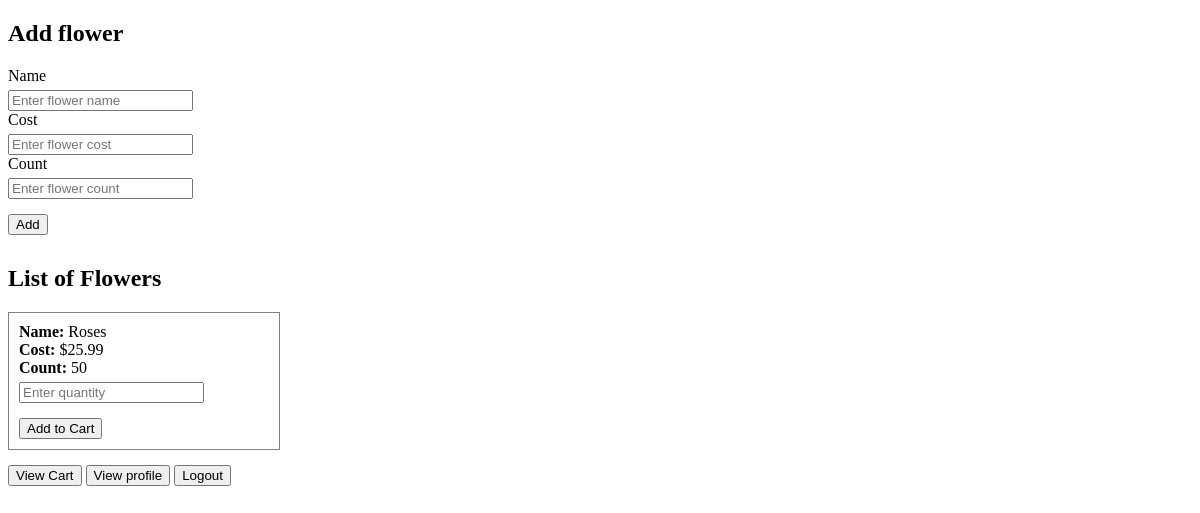
/flowers, run on an earlier commit of the app's database.
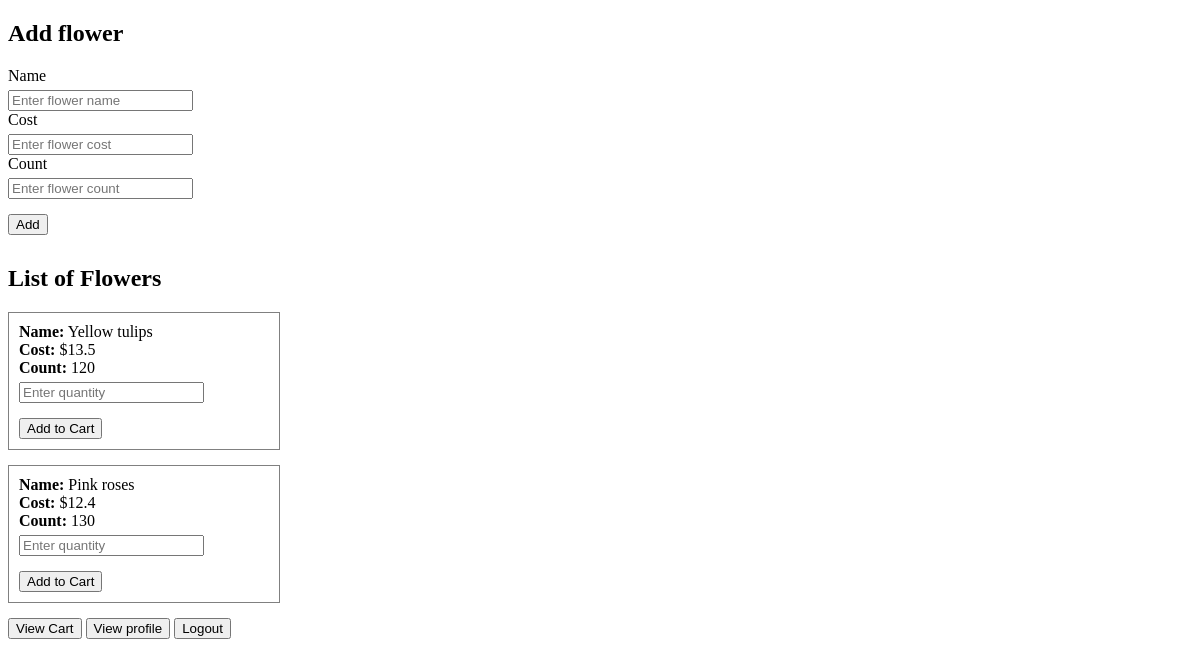
And on a later commit of the database.
### app/database/models.py (models this page shows, shortened)
class Flower(Base):
    __tablename__ = "flowers"
    id = Column(Integer, primary_key=True, autoincrement=True, index=True)
    name = Column(String, nullable=False, index=True)
    cost = Column(Float, nullable=False)
    count = Column(Integer, nullable=False)

### app/main.py (the view)
@app.get("/flowers")
def render_flowers_form(request: Request, db: Session = Depends(get_db)):
    flowers = flowers_repo.get_all_flowers(db)
    return templates.TemplateResponse("flowers.html", {
        "request": request,
        "flowers": flowers
    })

### templates/flowers.html (shortened to what this page needs)
<!DOCTYPE html>
<html lang="en">
<head>
</head>
<body>
    <h2> Add flower </h2>
    <form action="/flowers" method="post">
        <p>Name</p>
        <input type="text" name="name" placeholder="Enter flower name">
        <p>Cost</p>
        <input type="number" name="cost" step="0.01" min="0.01" placeholder="Enter flower cost">
        <p>Count</p>
        <input type="number" name="count" min="1" placeholder="Enter flower count">
        <div>
            <input class="add-flower" type="submit" value="Add">
        </div>
    </form>
    <h2 class="flower-list-header">List of Flowers</h2>
    {% for flower in flowers %}
        <div class="flower-container">
            <div><strong>Name:</strong> {{ flower.name }}</div>
            <div><strong>Cost:</strong> ${{ flower.cost }}</div>
            <div><strong>Count:</strong> {{ flower.count }}</div>
            <form action="/cart/items" method="post" style="display: inline;">
                <input type="number" name="quantity" min="1" placeholder="Enter quantity">
                <button class="add-to-cart" type="submit">Add to Cart</button>
            </form>
        </div>
    {% endfor %}
    <button class="view-cart-button" onclick="window.location.href='/cart/items/'">View Cart</button>
    <button onclick="window.location.href = '/profile'">View profile</button>
    <form action="/logout" method="post" style="display: inline;">
        <button type="submit">Logout</button>
    </form>
</body>
</html>

### templates/flowers.html (style rules this page uses)
p { margin: 0; }
input { margin-top: 5px; }
.add-flower { margin-top: 15px; }
.flower-list-header { margin-top: 30px; }
.flower-container { border: 1px solid grey; padding: 10px; width: 250px; margin-top: 15px; }
.add-to-cart { margin-top: 15px; }
.view-cart-button { margin-top: 15px; }

What changed in the data, as far as the page shows it:
removed Flower: name "Roses", cost "25.99", count "50"
added Flower: name "Yellow tulips", cost "13.5", count "120"
added Flower: name "Pink roses", cost "12.4", count "130"
